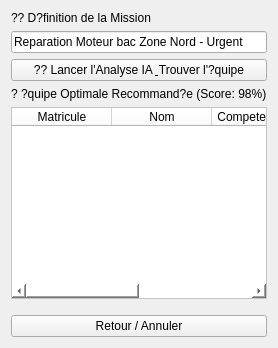
         <widget class="QWidget" name="mission">
          <layout class="QVBoxLayout" name="verticalLayout_Mission">
           <item>
            <widget class="QLabel" name="lblTitreMission">
             <property name="text">
              <string>?? D?finition de la Mission</string>
             </property>
            </widget>
           </item>
           <item>
            <widget class="QLineEdit" name="txtMission">
             <property name="text">
              <string>Reparation Moteur bac Zone Nord - Urgent</string>
             </property>
             <property name="placeholderText">
              <string>Ex: Reparation Moteur bac Urgent...</string>
             </property>
            </widget>
           </item>
           <item>
            <widget class="QPushButton" name="btnAnalyser">
             <property name="cursor">
              <cursorShape>PointingHandCursor</cursorShape>
             </property>
             <property name="text">
              <string>?? Lancer l'Analyse IA &amp; Trouver l'?quipe</string>
             </property>
            </widget>
           </item>
           <item>
            <widget class="QLabel" name="lblResultat">
             <property name="text">
              <string>? ?quipe Optimale Recommand?e (Score: 98%)</string>
             </property>
            </widget>
           </item>
           <item>
            <widget class="QTableWidget" name="tableResultat">
             <property name="styleSheet">
              <string notr="true">background-color: white; gridline-color: #eee;</string>
             </property>
             <attribute name="horizontalHeaderStretchLastSection">
              <bool>true</bool>
             </attribute>
             <attribute name="verticalHeaderVisible">
              <bool>false</bool>
             </attribute>
             <column>
              <property name="text">
               <string>Matricule</string>
              </property>
             </column>
             <column>
              <property name="text">
               <string>Nom</string>
              </property>
             </column>
             <column>
              <property name="text">
               <string>Competence Cle</string>
              </property>
             </column>
             <column>
              <property name="text">
               <string>Score Match</string>
              </property>
             </column>
            </widget>
           </item>
           <item>
            <spacer name="verticalSpacer_Mission">
             <property name="orientation">
              <enum>Qt::Orientation::Vertical</enum>
             </property>
             <property name="sizeType">
              <enum>QSizePolicy::Policy::Fixed</enum>
             </property>
             <property name="sizeHint" stdset="0">
              <size>
               <width>20</width>
               <height>10</height>
              </size>
             </property>
            </spacer>
           </item>
           <item>
            <widget class="QPushButton" name="btnAnnulerMission">
             <property name="text">
              <string>Retour / Annuler</string>
             </property>
            </widget>
           </item>
          </layout>
         </widget>
